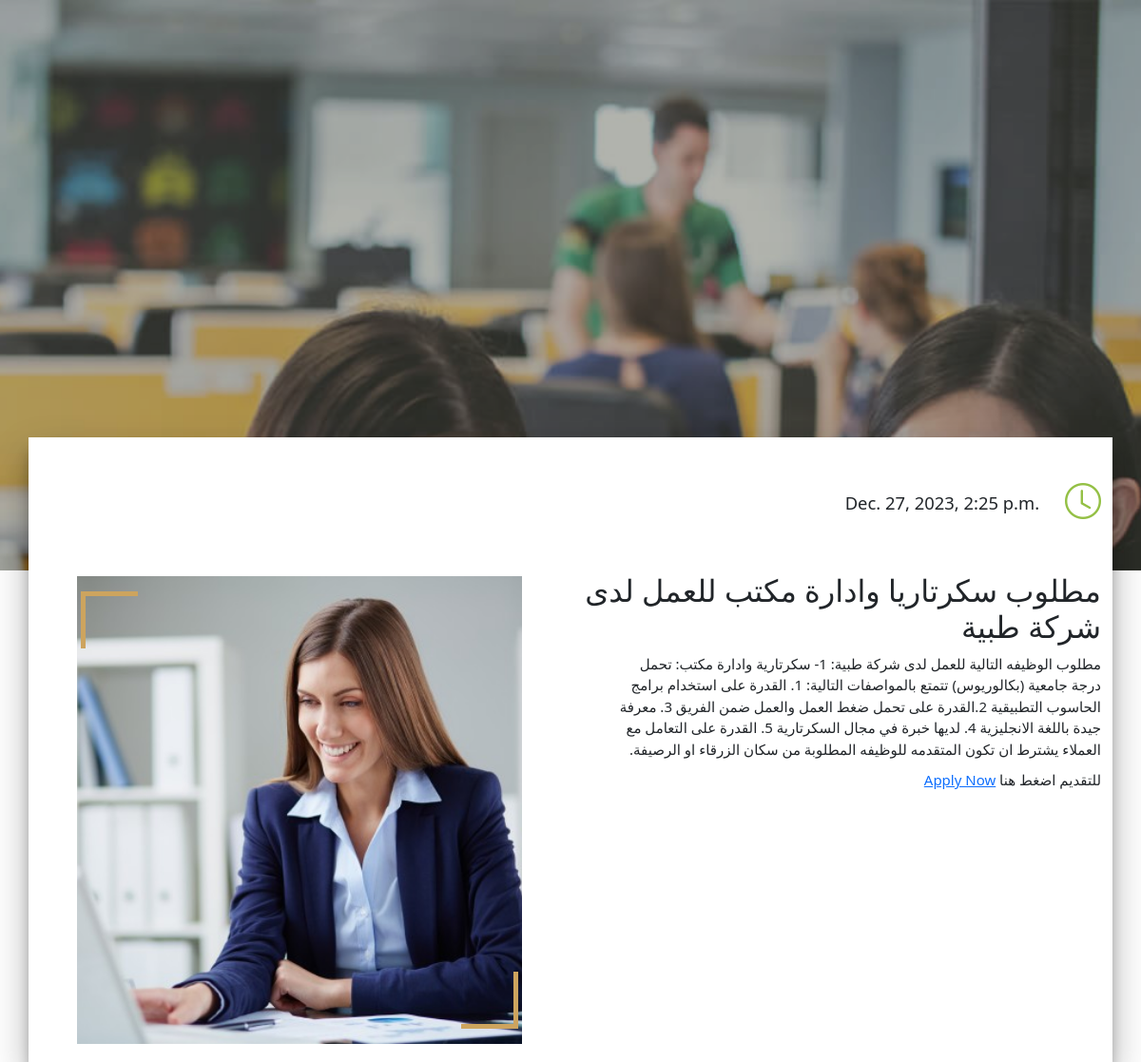
The page /myapp/page/25/ on the database its author committed.
### myapp/models.py (models this page shows, shortened)
class Job(models.Model):
    title = models.CharField(max_length=255, verbose_name="العنوان")
    description = RichTextField(verbose_name="الوصف")
    image = models.ImageField(upload_to='static/job_images/', null=True, blank=True, verbose_name="رفع الصورة")
    published_date = models.DateTimeField(default=timezone.now)
    apply = models.CharField(
        max_length=255,
        default='',
        validators=[
            RegexValidator(
                regex=r'^(https?://\S+|\S+@\S+)$',
                message='Enter a valid URL or email.',
            ),
        ],
        verbose_name="لينك او ايميل التقديم"
    )
    def get_apply_link(self):
        if '@' in self.apply:
            return f'mailto:{self.apply}'  # Use mailto: scheme for emails
        return self.apply  # Assume it's a URL if not an email

### myapp/views.py (the view)
# urls.py: path('page/<int:pk>/', views.page_detail, name='page_detail'),
def page_detail(request, pk):
    job = get_object_or_404(Job, pk=pk)
    return render(request, 'myapp/index.html', {'job': job})

### templates/myapp/index.html (shortened to what this page needs)
{% extends 'myapp/base.html' %}
{% load static %}
{% block main_block %}
  <section id="hero">
    <div class="hero-container" data-aos="fade-up">
    </div>
  </section>
  <section id="about" class="about">
    <div class="container">
      <div class="row justify-content-end">
        <div class="col-lg-11">
          <div class="row justify-content-end">
            <div class="col-lg-4 col-md-5 col-6 d-md-flex align-items-md-stretch">
              <div class="count-box py-5">
                <i class="bi bi-clock"></i>
                <h3 style="direction:ltr;">{{job.published_date}}</h3>
              </div>
            </div>
          </div>
        </div>
      </div>
      <div class="row">
        <div class="col-lg-6 video-box align-self-baseline position-relative about-img">
          {% if job.image %}
              <img style="width: 100%; " src="{{ job.image.url }}" alt="{{ job.title }}">
          {% endif %}
      </div>
        <div class="col-lg-6 pt-3 pt-lg-0 content">
          <h2 style="direction: rtl">{{ job.title }}</h2>
          <ul style="direction:rtl">
            <li> {{ job.description |safe}}</li>
            <li>للتقديم اضغط هنا <a  href="{{ job.get_apply_link }}" {{ job.apply }}  target="_blank">Apply Now</a></li>
          </ul>
        </div>
      </div>
    </div>
  </section>
 {% endblock %}

### templates/myapp/base.html (shortened to what this page needs)
{% load static %}
<html>
    <head>
        <link href="https://cdn.jsdelivr.net/npm/bootstrap@5.0.2/dist/css/bootstrap.min.css" rel="stylesheet">
        <link rel="stylesheet" href="https://cdn.jsdelivr.net/npm/bootstrap-icons@1.8.1/font/bootstrap-icons.css">
    </head>
    <body>
        {% block main_block %}
        {% endblock%}
    </body>
</html>

### rows shown on the page
Job: published_date "Dec. 27, 2023, 2:25 p.m.", image (picture), title "مطلوب سكرتاريا وادارة مكتب للعمل لدى شركة طبية", description "مطلوب الوظيفه التالية للعمل لدى شركة طبية: 1- سكرتارية وادارة مكتب: تحمل درجة جامعية (بكالوريوس) تتمتع بالمواصفات التالية: 1. القدرة على استخدام برامج الحاسوب التطبيقية 2.القدرة على تحمل ضغط العمل والعمل ضمن الفريق 3. معرفة جيدة باللغة الانجليزية 4. لديها خبرة في مجال السكرتارية 5. القدرة على التعامل مع العملاء يشترط ان تكون المتقدمه للوظيفه المطلوبة من سكان الزرقاء او الرصيفة."
